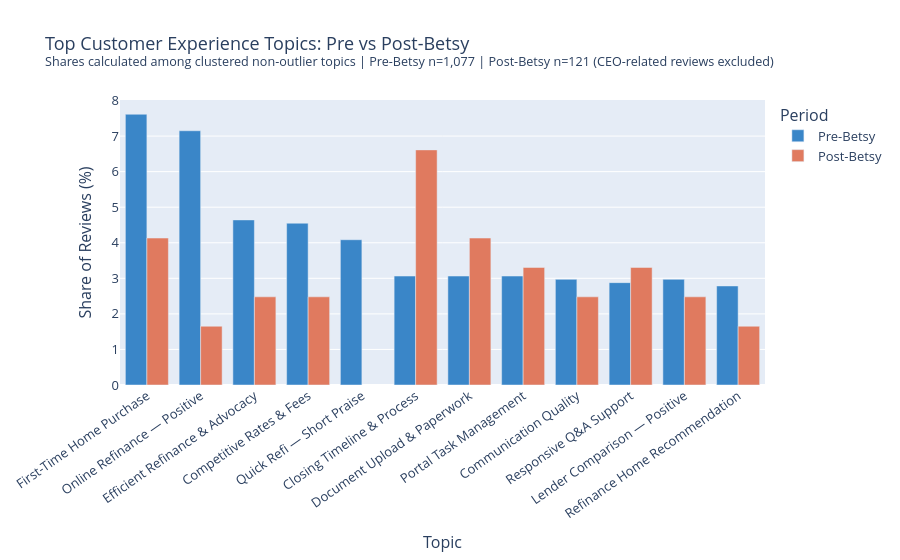

The notebook cell saved with this chart:
### Markdown cell above
## 28. Topic Share Visualization

### Code cell
top_topics = (
    df_topic[df_topic['topic'] != -1]['topic']
    .value_counts()
    .head(12)
    .index
)

topic_period_top = topic_period[topic_period['topic'].isin(top_topics)].copy()

# Use human-readable labels from topic_name_map (defined and registered above)
topic_period_top['Label'] = (
    topic_period_top['topic']
    .map(topic_name_map)
    .fillna(topic_period_top['topic'].apply(lambda x: f'Topic {x}'))
)

# Calculate clustered non-outlier denominators for subtitle (Option A)
n_pre_t  = int(df_topic[(df_topic['period'] == 'Pre-Betsy') & (df_topic['topic'] != -1)].shape[0])
n_post_t = int(df_topic[(df_topic['period'] == 'Post-Betsy') & (df_topic['topic'] != -1)].shape[0])

fig = px.bar(
    topic_period_top,
    x='Label',
    y='share_%',
    color='period',
    barmode='group',
    category_orders={"period": ["Pre-Betsy", "Post-Betsy"]},
    color_discrete_map={"Pre-Betsy": "#3a86c8", "Post-Betsy": "#e07a5f"},
    title='Top Customer Experience Topics: Pre vs Post-Betsy<br>'
          f'<sup>Shares calculated among clustered non-outlier topics | Pre-Betsy n={n_pre_t:,} | Post-Betsy n={n_post_t:,} (CEO-related reviews excluded)</sup>',
    labels={'Label': 'Topic', 'share_%': 'Share of Reviews (%)', 'period': 'Period'},
)
fig.update_layout(
    xaxis_tickangle=-35,
    legend_title_text='Period',
    font=dict(size=13),
)
fig.show()
_save_fig(fig, 'fig_nlp_topic_shares_clean')

### Figure 1 — Plotly figure (JSON) as saved in the notebook; plotly's stock layout.template omitted (floating-point values rounded to 4 significant figures)
{"data": [{"alignmentgroup": "True", "hovertemplate": "Period=Pre-Betsy<br>Topic=%{x}<br>Share of Reviews (%)=%{y}<extra></extra>", "legendgroup": "Pre-Betsy", "marker": {"color": "#3a86c8", "pattern": {"shape": ""}}, "name": "Pre-Betsy", "offsetgroup": "Pre-Betsy", "orientation": "v", "showlegend": true, "textposition": "auto", "type": "bar", "x": ["First-Time Home Purchase", "Online Refinance — Positive", "Efficient Refinance & Advocacy", "Competitive Rates & Fees", "Quick Refi — Short Praise", "Closing Timeline & Process", "Document Upload & Paperwork", "Portal Task Management", "Communication Quality", "Responsive Q&A Support", "Lender Comparison — Positive", "Refinance Home Recommendation"], "xaxis": "x", "y": [7.614, 7.149, 4.643, 4.55, 4.085, 3.064, 3.064, 3.064, 2.971, 2.878, 2.971, 2.786], "yaxis": "y"}, {"alignmentgroup": "True", "hovertemplate": "Period=Post-Betsy<br>Topic=%{x}<br>Share of Reviews (%)=%{y}<extra></extra>", "legendgroup": "Post-Betsy", "marker": {"color": "#e07a5f", "pattern": {"shape": ""}}, "name": "Post-Betsy", "offsetgroup": "Post-Betsy", "orientation": "v", "showlegend": true, "textposition": "auto", "type": "bar", "x": ["First-Time Home Purchase", "Online Refinance — Positive", "Efficient Refinance & Advocacy", "Competitive Rates & Fees", "Closing Timeline & Process", "Document Upload & Paperwork", "Portal Task Management", "Communication Quality", "Responsive Q&A Support", "Lender Comparison — Positive", "Refinance Home Recommendation"], "xaxis": "x", "y": [4.132, 1.653, 2.479, 2.479, 6.612, 4.132, 3.306, 2.479, 3.306, 2.479, 1.653], "yaxis": "y"}], "layout": {"barmode": "group", "font": {"size": 13}, "legend": {"title": {"text": "Period"}, "tracegroupgap": 0}, "title": {"text": "Top Customer Experience Topics: Pre vs Post-Betsy<br><sup>Shares calculated among clustered non-outlier topics | Pre-Betsy n=1,077 | Post-Betsy n=121 (CEO-related reviews excluded)</sup>"}, "xaxis": {"anchor": "y", "domain": [0, 1], "tickangle": -35, "title": {"text": "Topic"}}, "yaxis": {"anchor": "x", "domain": [0, 1], "title": {"text": "Share of Reviews (%)"}}}}
